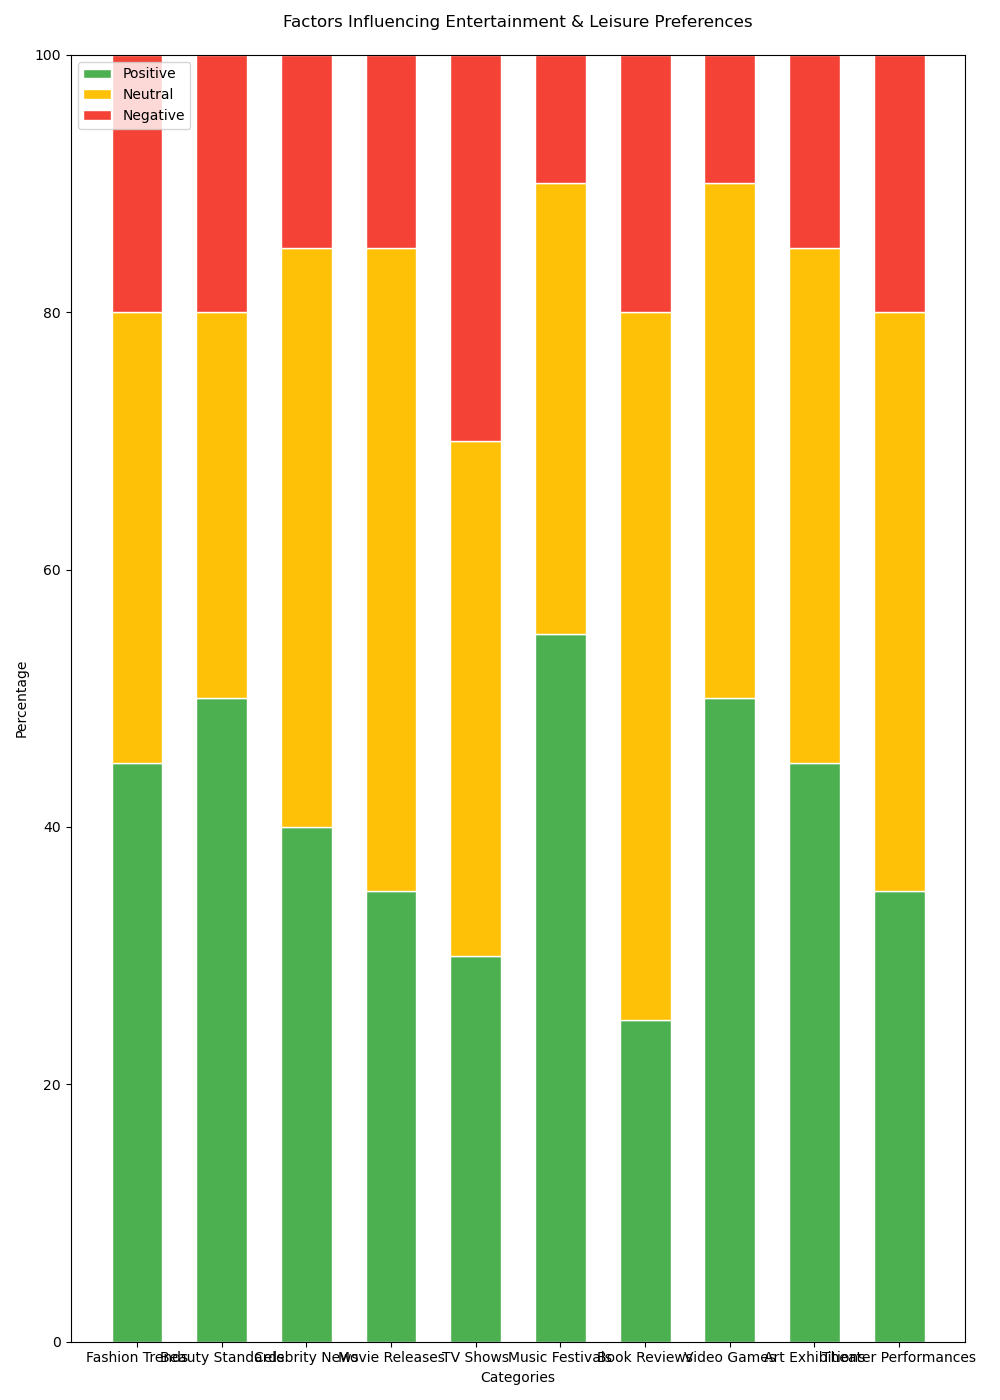

Source code (Python):

import matplotlib.pyplot as plt
import numpy as np

# Data
categories = ['Fashion Trends', 'Beauty Standards', 'Celebrity News', 'Movie Releases', 
              'TV Shows', 'Music Festivals', 'Book Reviews', 'Video Games', 
              'Art Exhibitions', 'Theater Performances']
positive = [45, 50, 40, 35, 30, 55, 25, 50, 45, 35]
neutral = [35, 30, 45, 50, 40, 35, 55, 40, 40, 45]
negative = [20, 20, 15, 15, 30, 10, 20, 10, 15, 20]

# Colors
colors = ['#4CAF50', '#FFC107', '#F44336']

# Bar width
bar_width = 0.6

# Create the figure and axis
fig, ax = plt.subplots(figsize=(10, 14))

# Stack the bars
bottom = np.zeros(len(categories))
for i, (data, color) in enumerate(zip([positive, neutral, negative], colors)):
    ax.bar(categories, data, bottom=bottom, color=color, edgecolor='white', width=bar_width)
    bottom += np.array(data)

# Customize the chart
ax.set_title('Factors Influencing Entertainment & Leisure Preferences', pad=20)
ax.set_ylabel('Percentage')
ax.set_xlabel('Categories')
ax.set_ylim(0, 100)
ax.legend(['Positive', 'Neutral', 'Negative'], loc='upper left')

# Display the plot
plt.tight_layout()
plt.show()
